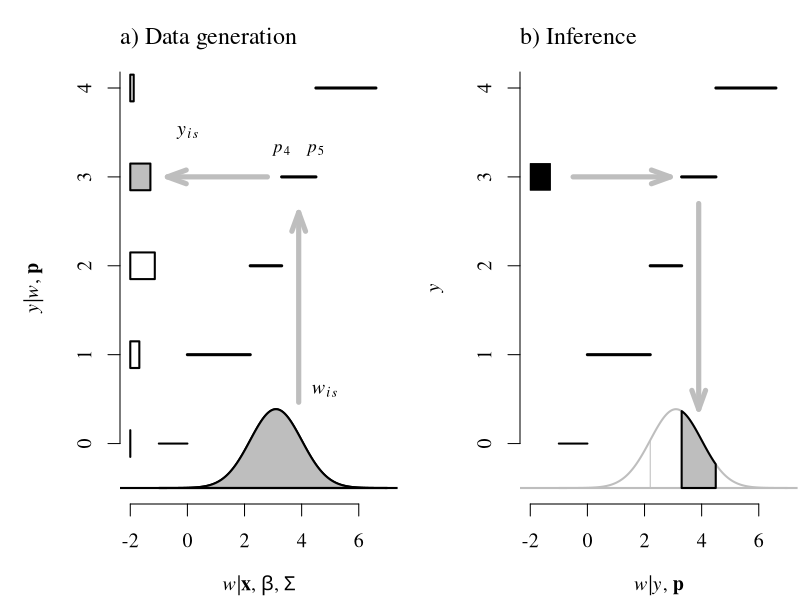
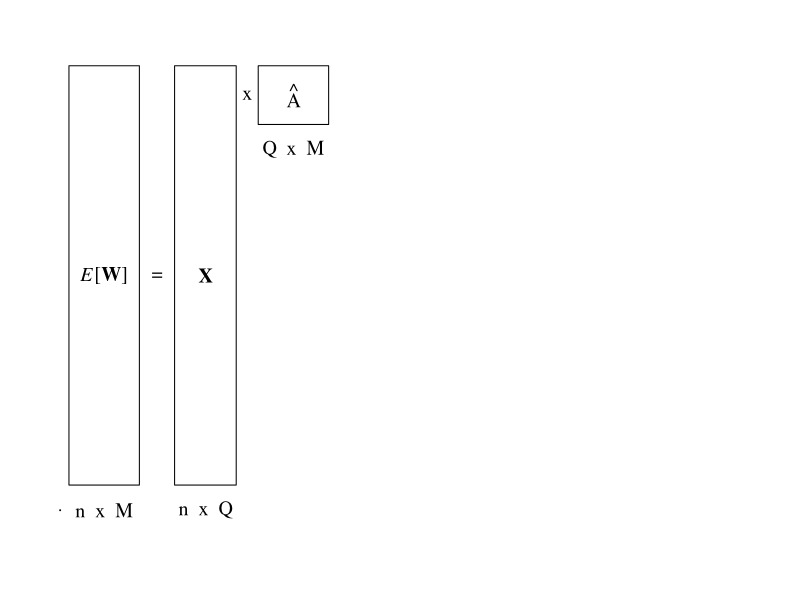
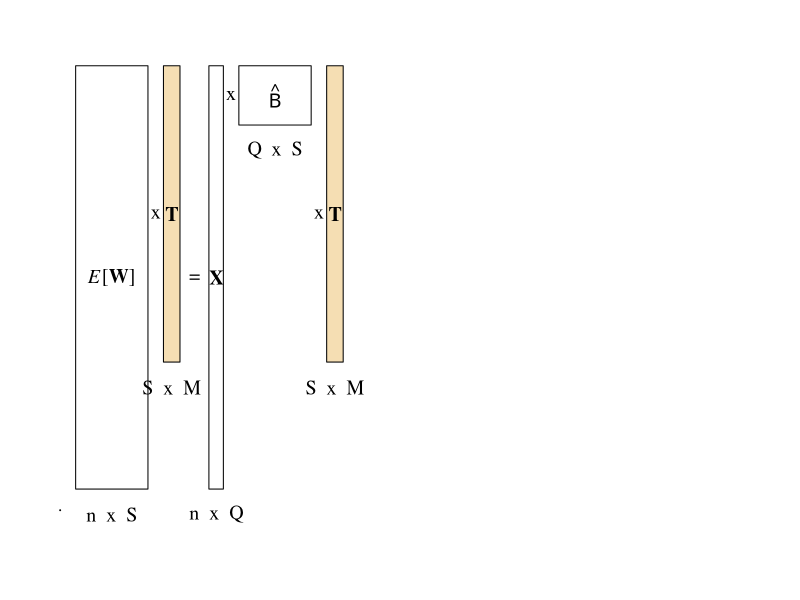

Write the R code that produced these figures, in order.
## ---- chunk 1
insertPlot <- function(file, caption){
#    outputFormat = knitr::opts_knit$get("rmarkdown.pandoc.to")
#  if(outputFormat == 'latex')
#    paste("![ ", caption, " ](", file, ")",sep="")
}
bigskip <- function(){
#  outputFormat = knitr::opts_knit$get("rmarkdown.pandoc.to")
#  if(outputFormat == 'latex')
#    "\\bigskip"
#  else
    "<br>"
}
## ---- chunk 2

  sig    <- .9
  mu     <- 3.1
  offset <- -2
  
  par(mfrow = c(1, 2), bty = 'n', mar = c(4, 5, 3, .1), cex=1.2, family='serif')
  part <- c(0, 2.2, 3.3, 4.5, 6.6)
  w    <- seq(-1, 7, length = 1000)
  dw   <- dnorm(w, mu, sig)
  dp   <- dw[ findInterval(part, w) ]
  pw   <- pnorm(part, mu, sig)
  pw[-1] <- diff(pw)
  
  plot(w, 2*dw - .5, type = 'l', ylim = c(-.5, 4), yaxt = 'n', 
       ylab = expression(paste(italic(y), '|', italic(w), ', ', bold(p), 
                               sep = '')), 
       xlab = expression(paste(italic(w), '|', bold(x), ', ', bold(beta), 
                              ', ', bold(Sigma), sep = '')), 
       xlim = c(offset, 7), lwd = 2)
  axis(2, at = c(0:5))
  
  db <- .15
  int <- 4
  
  polygon( c(w, rev(w)), 2*c(dw, w*0) - .5, col = 'grey', lwd = 2)
  lines(c(-1, part[1]), c(0, 0), lwd = 2)
  
  for(j in 1:(length(part))){
    
    lines( part[j:(j+1)], c(j, j), lwd = 3)
    ww <- which(w >= part[j] & w <= part[j+1])
    
    if(j == 3){
      w1 <- ww[1]
      w2 <- max(ww)
      arrows( mean(w[ww]), 2*max(dw[ww]) - .4, mean(w[ww]), 
              j - .4, angle = 20, lwd = 5, col = 'grey', length = .2)
      arrows( w[w1] - .5 , j , -.7, j , angle = 20, 
              lwd = 5, col = 'grey', length = .2)
      text( c(w[w1], w[w2]), c(3.3, 3.3), 
            expression(italic(p)[4], italic(p)[5]), cex=.9)
      text( w[w2] + .3, .6, expression( italic(w)[italic(is)] ))
      text( 0, 3.5, expression( italic(y)[italic(is)] ))
    }
    
    coll <- 'white'
    if(j == int)coll <- 'grey'
    rect( offset, j - 1 - db, 2*pw[j] + offset, j - 1 + db, 
          col = coll, border = 'black', lwd = 2)
  }
  
  ww <- which(w >= part[int - 1] & w <= part[int])
  abline(h = -.5, lwd = 2)
  
  title('a) Data generation', adj = 0, font.main = 1, font.lab = 1, cex=.8)
  
  plot(w, 2*dw - .5, type = 'l', ylim = c(-.5, 4), yaxt = 'n', 
       ylab = expression(italic(y)), 
       xlab = expression(paste(italic(w), '|', italic(y), ', ', bold(p), sep = '')), 
       xlim = c(offset, 7), lwd = 2, col = 'grey')
  axis(2, at = c(0:5))
  
  abline(h = -.5, lwd = 2, col = 'grey')
  
  wseq <- c(-10,part)
  for(j in 1:(length(part))){
    
    coll <- 'white'
    border <- 'grey'
    
    if(j == int){
      coll <- 'grey'
      border <- 'black'
      rect( offset, j - 1 - db, 2*pw[j] + offset, j - 1 + db, 
            col = 'black', border = 'black')
    }
    lines( part[j:(j+1)], c(j, j), lwd = 3)
    lines(part[c(j, j)], 2*c(0, dp[j])-.5, col = 'grey')
  }
  
  lines(c(-1, part[1]), c(0, 0), lwd = 2)
  ww <- which(w >= part[int - 1] & w <= part[int])
  polygon( w[c(ww, rev(ww))], 2*c(dw[ww], ww*0) - .5, col = 'grey', lwd = 2)
  
  arrows( mean(w[ww]),  int - 1.3, mean(w[ww]),  2*max(dw) - .5, 
          angle = 20, lwd = 5, col = 'grey', length = .2)
  arrows( -.5,  int - 1, min(w[ww]) - .4, int - 1, angle = 20, 
          lwd = 5, col = 'grey', length = .2)
  
  title('b) Inference', adj = 0, font.main = 1, font.lab = 1, cex=.8)
## ---- chunk 3
temp <- c(1.22,  0.18, -0.94,  0.64,  0.82)
deficit <- c(0.04,  0.21,  0.20,  0.82, -0.18)
soil <- c('reference', 'reference', 'SpodHist',  'reference', 'reference')
xx <- data.frame( temp, deficit, soil )
attr(xx$soil,'levels') <- c("reference","SpodHist","EntVert","Mol","UltKan")
## ---- chunk 4
formula <- as.formula( ~ temp + deficit + soil )
## ---- chunk 5
  tmp <- model.frame(formula,data=xx)
  x   <- model.matrix(formula, data=tmp)
  x[1:5,]
## ---- chunk 6
formula <- as.formula( ~ temp*soil )
## ---- chunk 7
tmp <- model.frame(formula,data=xx,na.action=NULL)
x   <- model.matrix(formula, data=tmp)
x[1:5,]
## ---- chunk 8
formula <- as.formula( ~ temp + I(temp^2) + deficit )
## ---- chunk 9
tmp <- model.frame(formula,data=xx,na.action=NULL)
x   <- model.matrix(formula, data=tmp)
x[1:5,]
## ---- chunk 10
formula <- as.formula( ~ temp*deficit + I(temp^2) + I(deficit^2) )
## ---- chunk 11
tmp <- model.frame(formula,data=xx,na.action=NULL)
x   <- model.matrix(formula, data=tmp)
x[1:5,]
## ---- chunk 12
leaf  <- c('bd', 'nd', 'be', 'other')
xylem <- c('dp', 'rp', 'other') 
np    <- 7
xx <- data.frame( leaf = factor(sample(leaf,np,replace=T)),
            xylem = factor(sample(xylem,np,replace=T) ))
xx
## ---- chunk 13
wl <- match(xx$leaf,leaf)
wx <- match(xx$xylem,xylem)
ml <- matrix(0,np,4)
ml[cbind(1:np,wl)] <- 1
colnames(ml) <- paste('leaf',leaf,sep='_')
mx <- matrix(0,np,3)
mx[cbind(1:np,wx)] <- 1
colnames(mx) <- paste('xylem',xylem,sep='_')
cbind(ml,mx)
## ---- chunk 14

.getBox <- function(x0,y0,tall,wide,col='white'){
  x1 <- x0 + wide
  y1 <- y0 + tall
  rect(x0, y0, x1, y1, col = col)
  mx <- mean(c(x0,x1))
  my <- mean(c(y0,y1))
  invisible(list( vec = c(x0,x1,y0,y1), mu = c(mx,my)) )
}

par(bty='n', mar=c(1,1,1,1), oma = c(0,0,0,0), 
    mar = c(3,2,2,1), tcl = -0.5, mgp = c(3,1,0), family='serif')

n <- 100
S <- 70
M <- 16
P <- 6
Q <- 14

xbox <- c(M,Q,M)
ybox <- c(n,n,Q)
xb <- c('M','Q','M')
yb <- c('n','n','Q')
xgap <- c(8,5,5)

ymax <- n + 6
xmax <- sum(xbox) + sum(xgap) + 5

plot(0,0,xlim=c(0,xmax),ylim=c(0,ymax),xaxt='n',yaxt='n',xlab='',ylab='',
     cex=.01)
xs <- 2

ti <- c('=','x','x')
ci <- c('U','X','beta')

for(j in 1:length(xbox)){
  
  ylo <- ymax - ybox[j]
  tmp <- .getBox(xs,ylo,ybox[j],xbox[j])
  xs  <- xgap[j] + tmp$vec[2]
  
  text(tmp$mu[1],ylo - 6,paste(yb[j],' x ',xb[j]))

  if(j < length(xbox))text(tmp$vec[2] + xgap[j]/2,ymax - ybox[j+1]/2, ti[j])
  if(j == 1)text(tmp$mu[1],tmp$mu[2],
                 expression(paste(italic(E),'[',bold(W),']')))
  if(j == 2)text(tmp$mu[1],tmp$mu[2],expression(bold(X)))
  if(j == 3)text(tmp$mu[1],tmp$mu[2],expression(hat(A)))
}
## ---- chunk 15
par(bty='n', bty='n', mar=c(1,1,1,1), oma = c(0,0,0,0), 
    mar = c(3,2,2,1), tcl = -0.5, mgp = c(3,1,0), family='serif')

n <- 100
S <- 70
M <- 16
P <- 6
Q <- 14

xbox <- c(S,M,Q,S,M)
ybox <- c(n,S,n,Q,S)
xb   <- c('S','M','Q','S','M')
yb   <- c('n','S','n','Q','S')
xgap <- c(15,28,15,15,15,15)

ymax <- n + 5
xmax <- sum(xbox) + sum(xgap) + 5

plot(0,0,xlim=c(0,xmax),ylim=c(0,ymax),xaxt='n',yaxt='n',xlab='',ylab='',
     cex=.01)
xs <- xgap[1]

ti <- c('x','=','x','x')
ci <- c('W','T','X','beta','T')
col <- rep('white',length(xbox))
col[c(2,5)] <- 'wheat'

for(j in 1:length(xbox)){
  
  ylo <- ymax - ybox[j]
  tmp <- .getBox(xs,ylo,ybox[j],xbox[j], col[j])
  xs  <- xgap[j] + tmp$vec[2]
  
  text(tmp$mu[1], ylo - 6, paste(yb[j],' x ',xb[j]) )

  if(j < length(xbox))text(tmp$vec[2] + xgap[j]/2,ymax - ybox[j+1]/2, ti[j])
  if(j == 1)text(tmp$mu[1],tmp$mu[2],
                 expression(paste(italic(E),'[',bold(W),']')))
  if(j == 2)text(tmp$mu[1],tmp$mu[2],expression(bold(T)))
  if(j == 3)text(tmp$mu[1],tmp$mu[2],expression(bold(X)))
  if(j == 4)text(tmp$mu[1],tmp$mu[2],expression(hat(Beta)))
  if(j == 5)text(tmp$mu[1],tmp$mu[2],expression(bold(T)))
}
## ---- chunk 16
D <- rbind( c(1, -1, -1), c(0,1,0), c(0, 0, 1))
colnames(D) <- c('intercept','b','c')
rownames(D) <- c('a','b','c')
C <- D
C[,1] <- 1
C
## ---- chunk 17
t(D)
